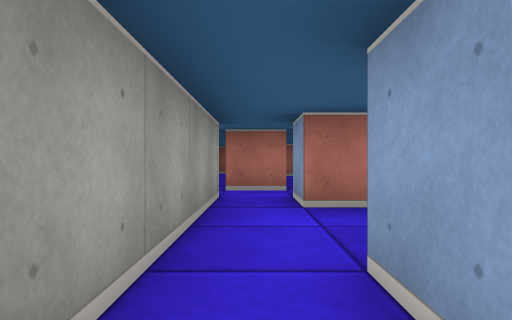
[1] (above)

24 first-person views from a walk through a cub3D maze. The camera is about half as high as the walls, looks level and sees 75° across. The floor is counted in squares. Each view is taken from the middle of a square. On the plan, view 1 faces up. The plan holds only what a view shows up to about 9 squares ahead; the rest is blank.

[2]
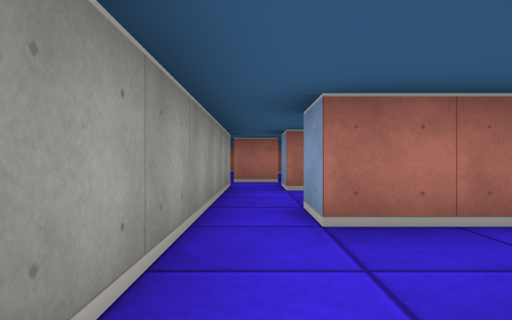

[3]
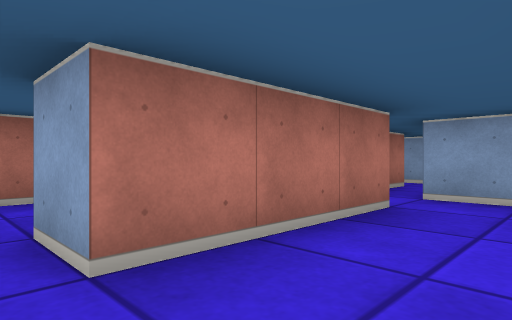

[4]
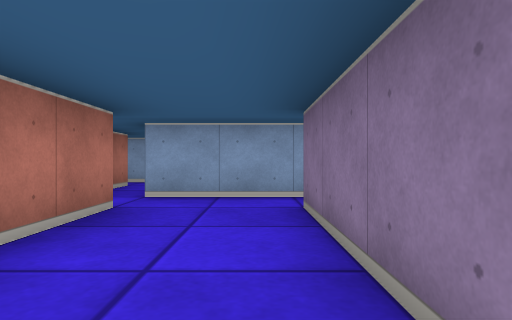

[5]
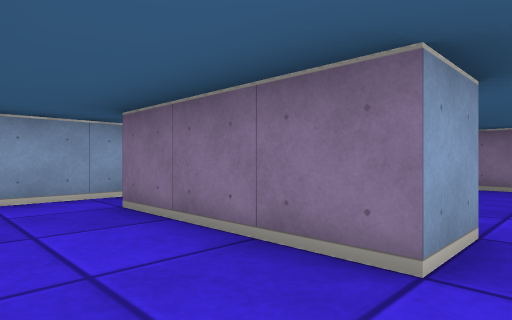

[6]
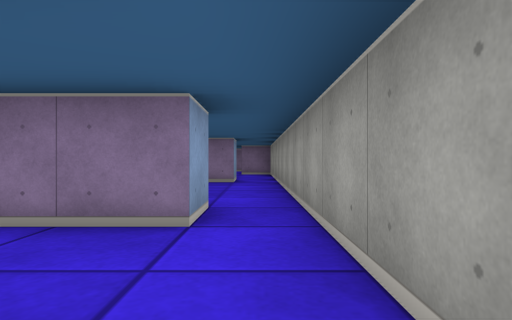

[7]
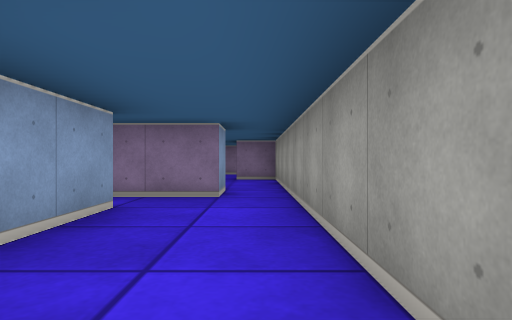

[8]
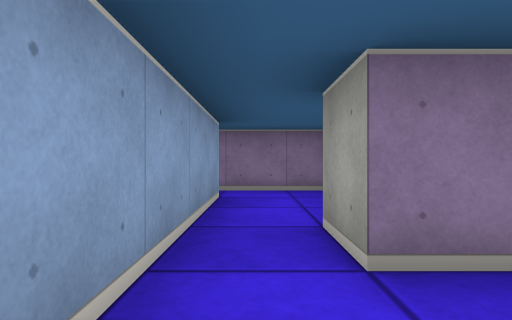

[9]
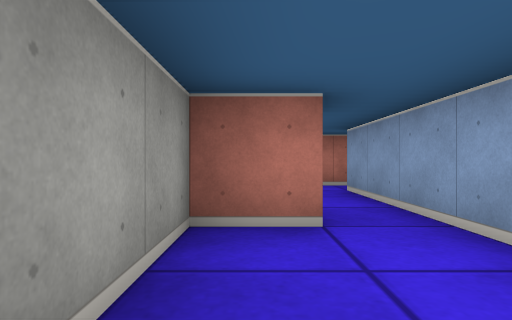

[10]
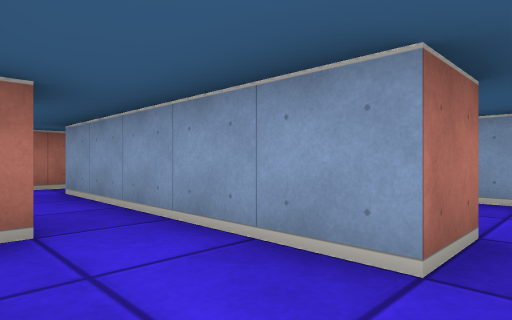

[11]
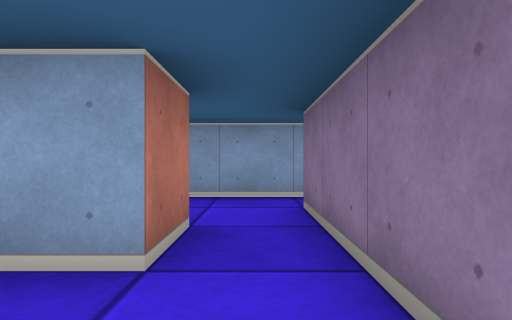

[12]
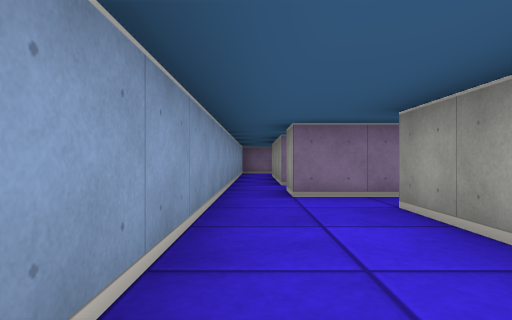

[13]
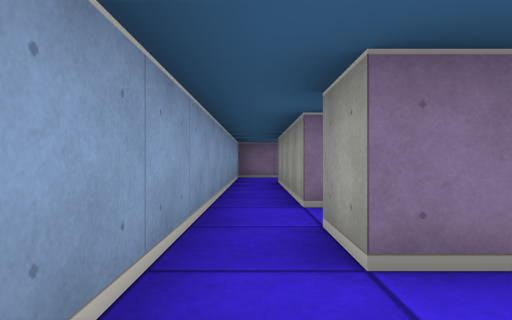

[14]
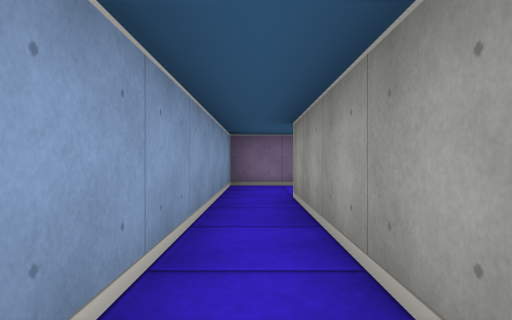

[15]
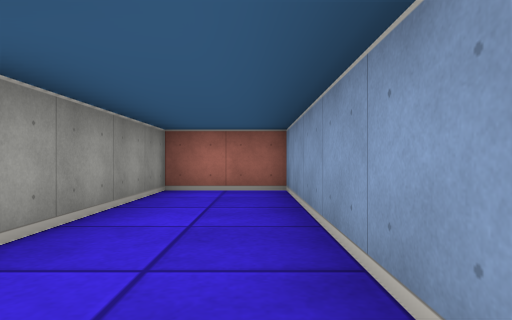

[16]
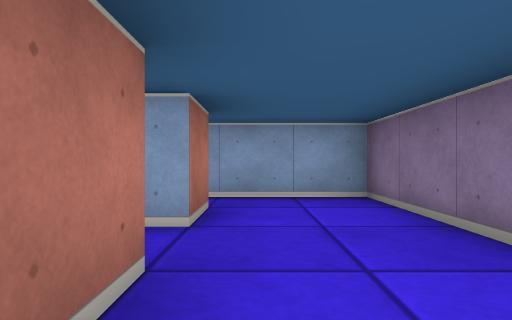

[17]
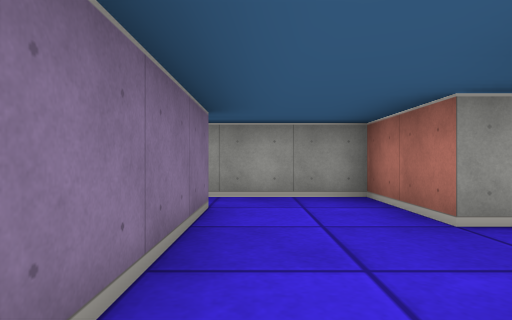

[18]
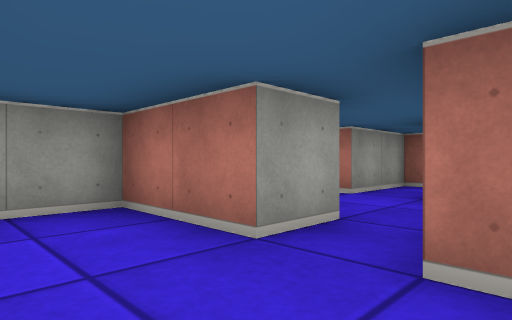

[19]
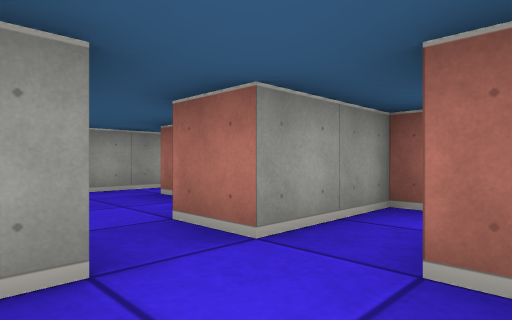

[20]
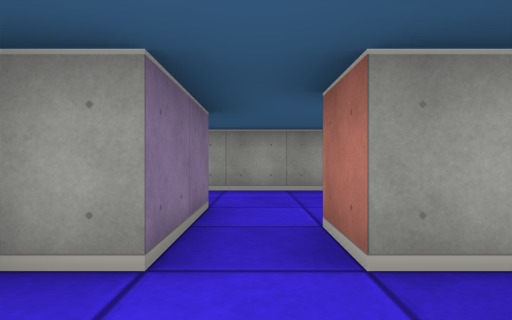

[21]
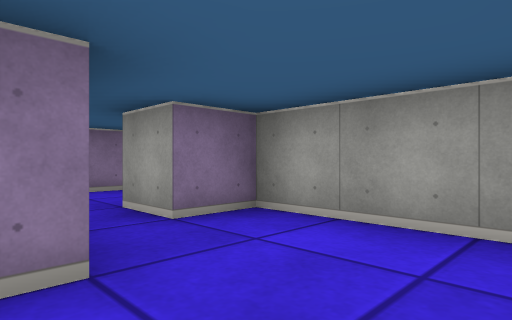

[22]
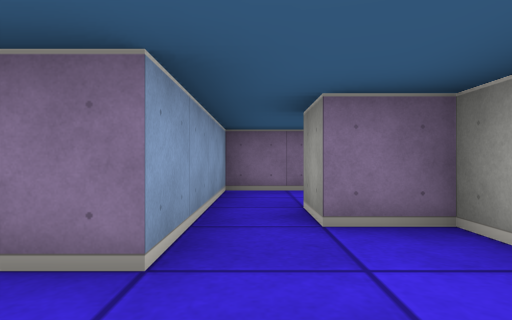

[23]
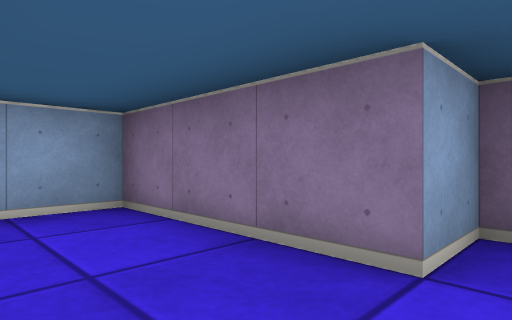

[24]
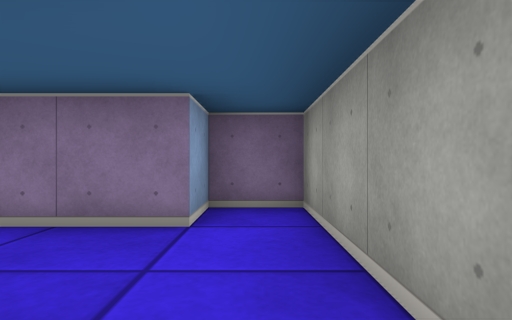

### Floor plan
Points are (right, up) in squares from view 1. A wall is a line through its corners. A room is listed if a view was taken in it or the views show most of it. See-through windows are left out.
Room 1 (views 1, 2, 3, 4, 5, 6, 7, 8)
walls: (3.5, 0.5) (0.5, 0.5) (0.5, 1.5); (-0.5, 1.5) (-0.5, -2.5); (0.5, -2.5) (0.5, -1.5) (3.5, -1.5) (3.5, -2.5); (4.5, -2.5) (4.5, 0.5)
ways out: opening at (4, -2) to room 2; opening at (0, -2) to room 9; opening at (0, 1); opening at (5.5, 1)
Room 2 (views 9, 10, 11)
walls: (2.9, -5.5) (4.6, -5.5); (3.5, -2.5) (2.5, -2.5) (2.5, -4.4); (4.5, -4.5) (4.5, -2.5)
ways out: opening at (4, -2) to room 1; opening at (5, -5) to room 3
Room 3 (views 12, 13)
walls: (4.6, -5.5) (6.5, -5.5); (7.5, -5.5) (7.5, -0.5) (5.5, -0.5) (5.5, -4.5) (4.5, -4.5)
ways out: opening at (5, -5) to room 2; opening at (7, -6) to room 4
Room 4 (views 14, 15, 17, 18)
walls: (6.5, -7.5) (6.5, -11.5) (5.5, -11.5); (5.5, -13.5) (7.5, -13.5) (7.5, -5.5); (6.5, -5.5) (6.5, -6.5)
ways out: opening at (7, -6) to room 3; opening at (6, -12.5) to room 6; opening at (5.5, -7) to room 10
Room 5 (view 16)
walls: (3.5, -11.5) (2.5, -11.5) (2.5, -13.8)
ways out: opening at (4, -12.5) to room 6; opening at (3, -14)
Room 6 (views 19, 20)
walls: (4.5, -10.5) (4.5, -11.5) (3.5, -11.5); (2.5, -9.5) (3.5, -9.5) (3.5, -10.2); (5.5, -11.5) (5.5, -11.1); (3.5, -7.5) (3.5, -8.5) (2.5, -8.5); (3.5, -13.5) (5.5, -13.5)
ways out: opening at (6, -12.5) to room 4; opening at (4, -12.5) to room 5; opening at (3, -9) to room 7; opening at (4, -8) to room 10
Room 7 (views 21, 22)
walls: (-0.5, -7.5) (-0.5, -10.5) (0.5, -10.5) (0.5, -11.5); (-1.5, -13.5) (1.5, -13.5) (1.5, -9.5) (2.5, -9.5)
ways out: opening at (3, -9) to room 6; opening at (-0.5, -12.5) to room 8; opening at (0, -7) to room 9
Room 8 (views 23, 24)
walls: (-2.5, -11.6) (-2.5, -14.5) (-1.5, -14.5) (-1.5, -13.5)
ways out: opening at (-0.5, -12.5) to room 7
Room 9 (no view inside)
walls: (1.5, -5.5) (1.5, -3.9); (-0.5, -2.5) (-0.5, -7.5); (0.5, -7.5) (0.5, -6.5) (2, -6.5)
ways out: opening at (0, -2) to room 1; opening at (0, -7) to room 7
Room 10 (no view inside)
walls: (3.5, -6.5) (3.5, -7.5)
ways out: opening at (5.5, -7) to room 4; opening at (4, -8) to room 6

Where each view was taken, in squares from view 1:
view 1: 0 up, 0 right, facing up
view 2: 2 down, 0 right, facing up
view 3: 1 down, 0 right, facing up-right
view 4: 1 down, 0 right, facing right
view 5: 0 up, 0 right, facing down-right
view 6: 1 up, 0 right, facing down
view 7: 2 down, 0 right, facing down
view 8: 0 up, 4 right, facing down
view 9: 5 down, 3 right, facing up
view 10: 5 down, 3 right, facing up-right
view 11: 5 down, 3 right, facing right
view 12: 1 down, 7 right, facing down
view 13: 4 down, 7 right, facing down
view 14: 7 down, 7 right, facing down
view 15: 6 down, 7 right, facing up
view 16: 12 down, 3 right, facing right
view 17: 13 down, 7 right, facing left
view 18: 13 down, 6 right, facing up-left
view 19: 10 down, 5 right, facing up-left
view 20: 9 down, 5 right, facing left
view 21: 8 down, 2 right, facing down-left
view 22: 8 down, 1 right, facing down
view 23: 12 down, 2 left, facing down-right
view 24: 11 down, 2 left, facing down
